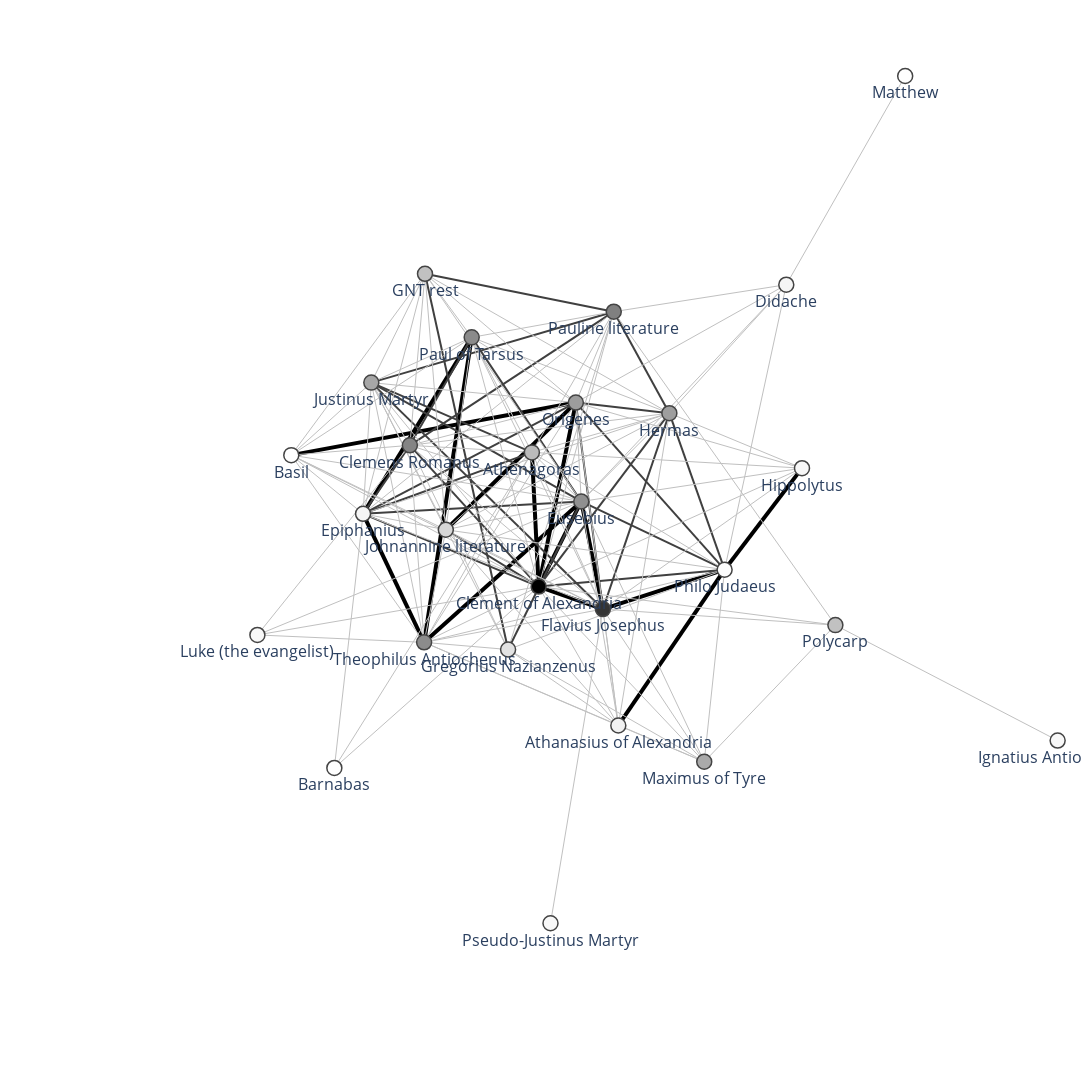

The notebook cell saved with this chart:
### Code cell
fig.show()

### Figure 1 — Plotly figure (JSON) as saved in the notebook; plotly's stock layout.template omitted (floating-point values rounded to 4 significant figures; data arrays with more than 128 entries replaced by an {"elided": "..."} marker saying what was removed)
{"data": [{"line": {"color": "#000000", "width": 4}, "mode": "lines", "type": "scatter", "x": [-0.06506, -0.07896, null, -0.06506, 0.01124, null, -0.06506, 0.0224, null, -0.06506, 0.06678, null, 0.06678, 0.0224, null, 0.06678, 0.3165, null, -0.2025, -0.3001, null, -0.2025, -0.4254, null, 0.01124, -0.2556, null, 0.01124, -0.5728, null, -0.3001, 0.0224, null, -0.3001, -0.4254, null, 0.09841, 0.3165, null, 0.4754, 0.3165, null], "y": [-0.1332, 0.1421, null, -0.1332, 0.2443, null, -0.1332, 0.04139, null, -0.1332, -0.1794, null, -0.1794, 0.04139, null, -0.1794, -0.09859, null, 0.3782, -0.2477, null, 0.3782, 0.01609, null, 0.2443, -0.01666, null, 0.2443, 0.1365, null, -0.2477, 0.04139, null, -0.2477, 0.01609, null, -0.4183, -0.09859, null, 0.1098, -0.09859, null]}, {"line": {"color": "#404040", "width": 2}, "mode": "lines", "type": "scatter", "x": [0.08905, -0.3294, null, 0.08905, 0.2032, null, 0.08905, -0.2983, null, 0.08905, -0.4085, null, -0.06506, -0.3294, null, -0.06506, 0.2032, null, -0.06506, -0.2556, null, -0.06506, -0.4254, null, -0.06506, 0.3165, null, 0.06678, 0.2032, null, 0.06678, -0.4085, null, 0.06678, 0.01124, null, -0.2025, -0.3294, null, -0.2025, 0.0224, null, -0.3294, -0.4254, null, 0.2032, 0.01124, null, 0.2032, 0.3165, null, -0.2983, -0.1278, null, -0.4085, -0.07896, null, -0.4085, 0.0224, null, -0.07896, -0.4254, null, 0.01124, -0.4254, null, 0.01124, 0.3165, null, 0.0224, -0.4254, null, 0.0224, -0.1278, null, 0.0224, 0.3165, null], "y": [0.4309, 0.1566, null, 0.4309, 0.2225, null, 0.4309, 0.5086, null, 0.4309, 0.2853, null, -0.1332, 0.1566, null, -0.1332, 0.2225, null, -0.1332, -0.01666, null, -0.1332, 0.01609, null, -0.1332, -0.09859, null, -0.1794, 0.2225, null, -0.1794, 0.2853, null, -0.1794, 0.2443, null, 0.3782, 0.1566, null, 0.3782, 0.04139, null, 0.1566, 0.01609, null, 0.2225, 0.2443, null, 0.2225, -0.09859, null, 0.5086, -0.2624, null, 0.2853, 0.1421, null, 0.2853, 0.04139, null, 0.1421, 0.01609, null, 0.2443, 0.01609, null, 0.2443, -0.09859, null, 0.04139, 0.01609, null, 0.04139, -0.2624, null, 0.04139, -0.09859, null]}, {"line": {"color": "#C0C0C0", "width": 1}, "mode": "lines", "type": "scatter", "x": {"elided": "321 float values"}, "y": {"elided": "321 float values"}}, {"hoverinfo": "text", "hovertext": ["5", "12", "20", "1", "8", "18", "14", "15", "15", "11", "14", "14", "17", "16", "20", "14", "15", "11", "4", "9", "1", "3", "6", "10", "7", "13", "1"], "marker": {"color": [103, 165, 281, 20, 125, 235, 154, 161, 136, 103, 129, 110, 137, 153, 149, 77, 25, 5, 21, 60, 22, 8, 29, 38, 24, 13, 7], "colorbar": {"thickness": 30, "title": {"side": "right", "text": "degree"}, "xanchor": "left"}, "colorscale": [[0, "rgb(255,255,255)"], [0.125, "rgb(240,240,240)"], [0.25, "rgb(217,217,217)"], [0.375, "rgb(189,189,189)"], [0.5, "rgb(150,150,150)"], [0.625, "rgb(115,115,115)"], [0.75, "rgb(82,82,82)"], [0.875, "rgb(37,37,37)"], [1, "rgb(0,0,0)"]], "line": {"width": 1.5}, "showscale": false, "size": 15}, "mode": "markers+text", "text": ["Polycarp", "Pauline literature", "Clement of Alexandria", "Ignatius Antiochenus", "Maximus of Tyre", "Flavius Josephus", "Paul of Tarsus", "Clemens Romanus", "Hermas", "GNT rest", "Justinus Martyr", "Athenagoras", "Origenes", "Theophilus Antiochenus", "Eusebius", "Johnannine literature", "Epiphanius", "Basil", "Luke (the evangelist)", "Gregorius Nazianzenus", "Pseudo-Justinus Martyr", "Barnabas", "Didache", "Athanasius of Alexandria", "Hippolytus", "Philo Judaeus", "Matthew"], "textfont": {"size": 16}, "textposition": "bottom center", "type": "scatter", "x": [0.5439, 0.08905, -0.06506, 1, 0.2747, 0.06678, -0.2025, -0.3294, 0.2032, -0.2983, -0.4085, -0.07896, 0.01124, -0.3001, 0.0224, -0.2556, -0.4254, -0.5728, -0.6423, -0.1278, -0.04078, -0.4844, 0.4431, 0.09841, 0.4754, 0.3165, 0.6871], "y": [-0.2124, 0.4309, -0.1332, -0.4493, -0.4928, -0.1794, 0.3782, 0.1566, 0.2225, 0.5086, 0.2853, 0.1421, 0.2443, -0.2477, 0.04139, -0.01666, 0.01609, 0.1365, -0.2326, -0.2624, -0.8242, -0.5055, 0.4863, -0.4183, 0.1098, -0.09859, 0.9146]}, {"hoverinfo": "text", "marker": {"opacity": 0}, "mode": "markers", "opacity": 0, "text": {"elided": "147 str values"}, "type": "scatter", "x": {"elided": "147 float values"}, "y": {"elided": "147 float values"}}], "layout": {"autosize": false, "height": 1200, "hovermode": "closest", "margin": {"b": 10, "l": 10, "r": 10, "t": 10}, "plot_bgcolor": "rgba(0,0,0,0)", "showlegend": false, "title": {"font": {"size": 16}}, "width": 1800, "xaxis": {"range": [-1.15, 1.05], "showgrid": false, "showticklabels": false, "zeroline": false}, "yaxis": {"range": [-1.15, 1.05], "showgrid": false, "showticklabels": false, "zeroline": false}}}
